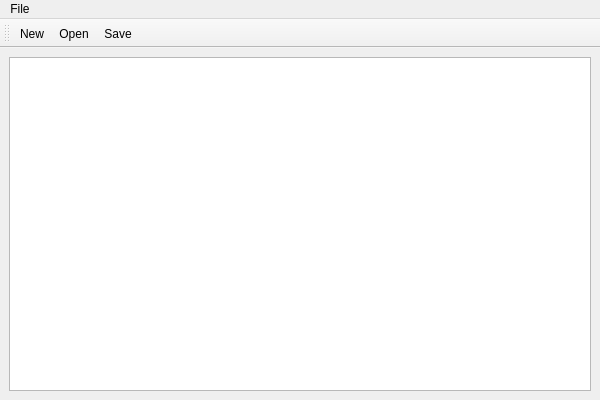
<?xml version="1.0" encoding="UTF-8"?>
<ui version="4.0">
 <class>MainWindow</class>
 <widget class="QMainWindow" name="MainWindow">
  <property name="geometry">
   <rect>
    <x>0</x>
    <y>0</y>
    <width>600</width>
    <height>400</height>
   </rect>
  </property>
  <property name="windowTitle">
   <string>Text Editor Sederhana</string>
  </property>
  <widget class="QWidget" name="centralwidget">
   <layout class="QVBoxLayout" name="verticalLayout">
    <item>
     <widget class="QTextEdit" name="text_area"/>
    </item>
   </layout>
  </widget>
  <widget class="QMenuBar" name="menubar">
   <property name="geometry">
    <rect>
     <x>0</x>
     <y>0</y>
     <width>600</width>
     <height>22</height>
    </rect>
   </property>
   <widget class="QMenu" name="menuFile">
    <property name="title">
     <string>File</string>
    </property>
    <addaction name="new_action"/>
    <addaction name="open_action"/>
    <addaction name="save_action"/>
    <addaction name="separator"/>
    <addaction name="exit_action"/>
   </widget>
   <addaction name="menuFile"/>
  </widget>
  <widget class="QToolBar" name="toolbar">
   <property name="windowTitle">
    <string>Tools</string>
   </property>
   <attribute name="toolBarArea">
    <enum>TopToolBarArea</enum>
   </attribute>
   <attribute name="toolBarBreak">
    <bool>false</bool>
   </attribute>
   <addaction name="new_action"/>
   <addaction name="open_action"/>
   <addaction name="save_action"/>
  </widget>
  <action name="new_action">
   <property name="text">
    <string>New</string>
   </property>
   <property name="shortcut">
    <string>Ctrl+N</string>
   </property>
  </action>
  <action name="open_action">
   <property name="text">
    <string>Open</string>
   </property>
   <property name="shortcut">
    <string>Ctrl+O</string>
   </property>
  </action>
  <action name="save_action">
   <property name="text">
    <string>Save</string>
   </property>
   <property name="shortcut">
    <string>Ctrl+S</string>
   </property>
  </action>
  <action name="exit_action">
   <property name="text">
    <string>Exit</string>
   </property>
   <property name="shortcut">
    <string>Ctrl+Q</string>
   </property>
  </action>
 </widget>
 <resources/>
 <connections/>
</ui>
